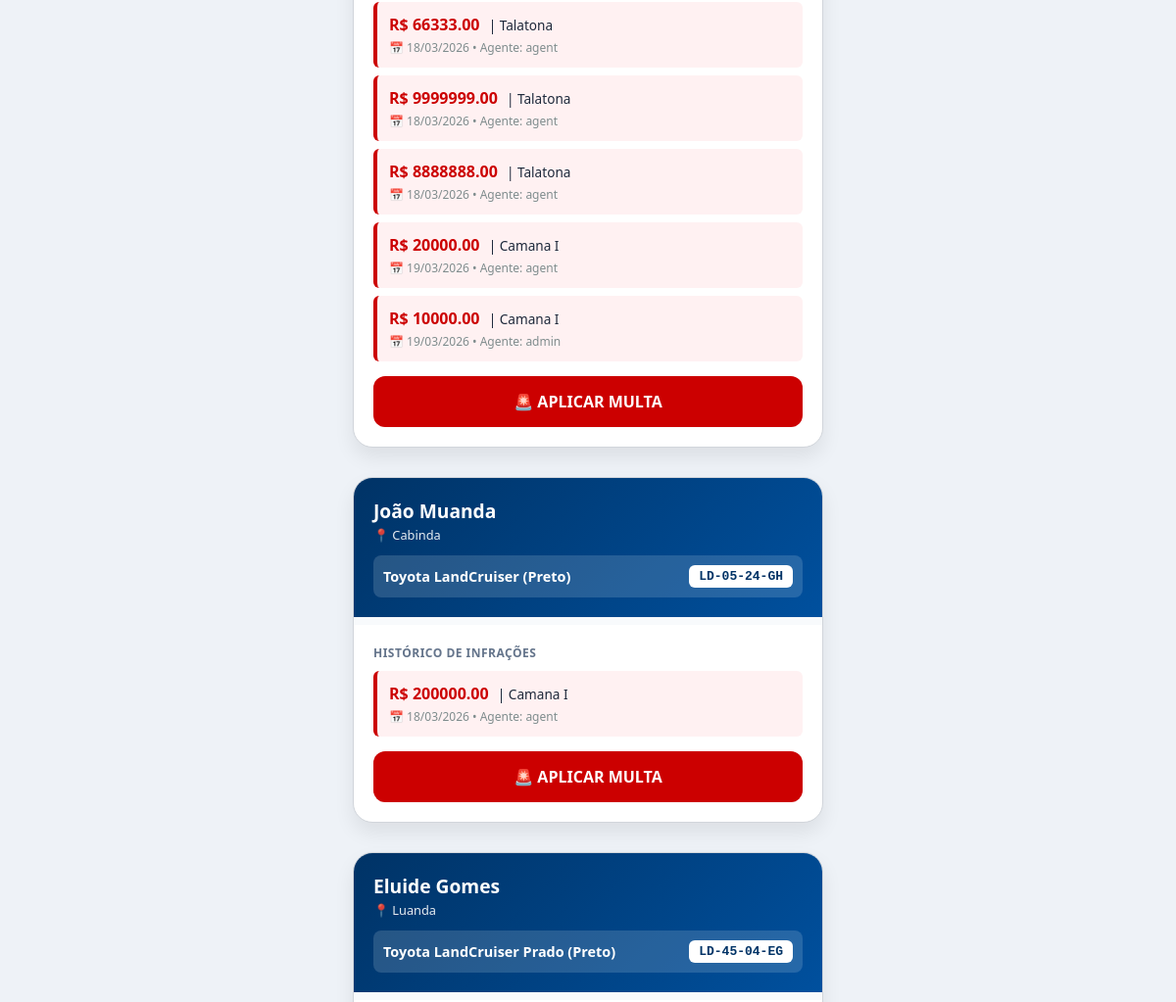
The app's page /list/ (signed in, middle part), older data.
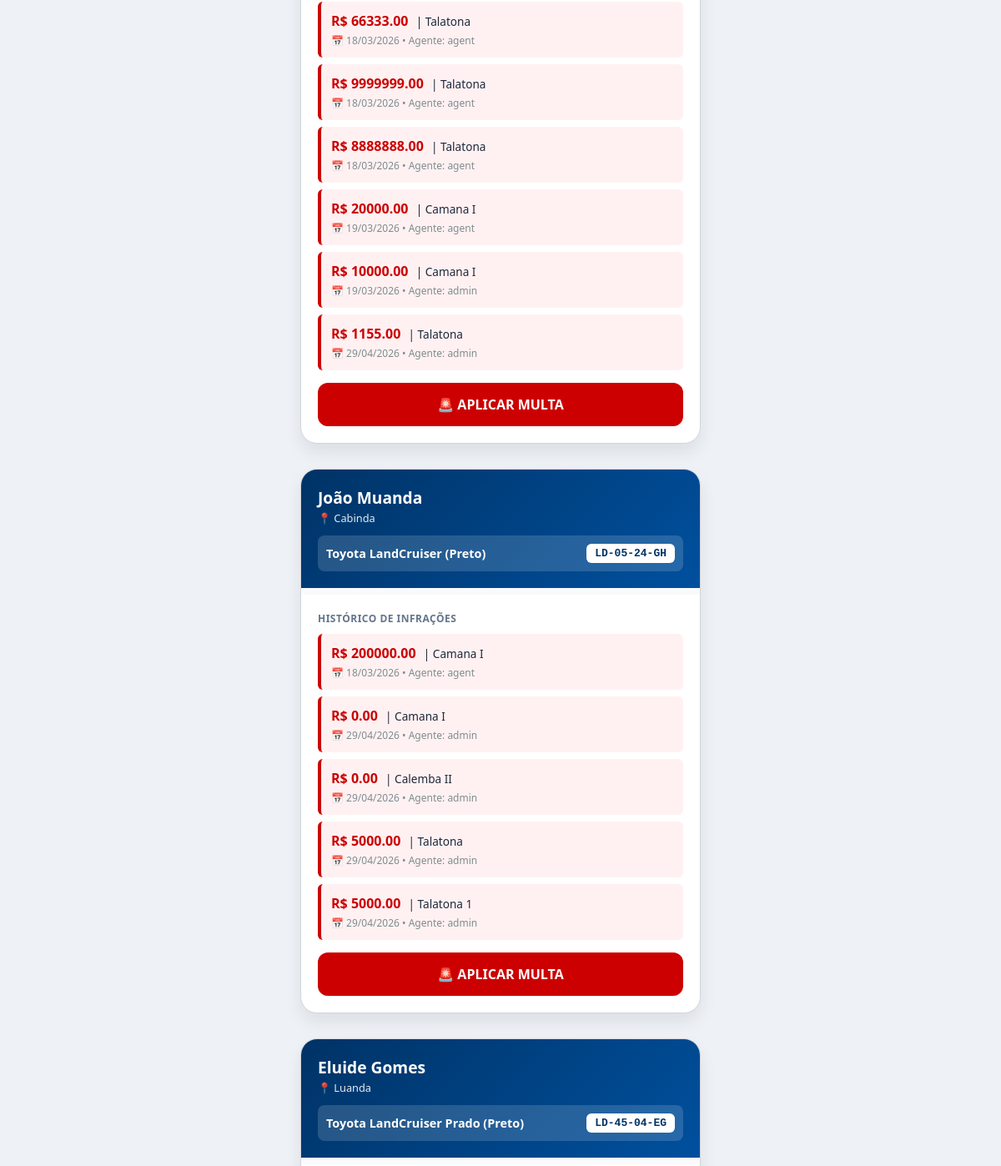
The same page, newer data.
### multas/models.py (models this page shows, shortened)
class Multa(models.Model):
    veiculo = models.ForeignKey(Veiculo, on_delete=models.CASCADE, related_name="multas")
    foto = models.ImageField(upload_to="foto/", null=True)
    valor = models.DecimalField(max_digits=10, decimal_places=2)
    localizacao = models.CharField(max_length=200)
    data = models.DateTimeField(auto_now_add=True)
    tipo = models.CharField(blank=True)
    velocidade = models.DecimalField(max_digits=10, decimal_places=2, blank=True, null=True)
    agente = models.CharField(max_length=15, blank=True)
    confirmada = models.BooleanField(default=False)  # 👈 NOVO CAMPO

class Veiculo(models.Model):
    proprietario = models.ForeignKey(Proprietario, on_delete=models.CASCADE, related_name="veiculos")
    marca = models.CharField(max_length=150)
    modelo = models.CharField(max_length=150)
    cor = models.CharField(max_length=50)
    matricula = models.CharField(max_length=150, unique=True)
    foto_frontal = models.ImageField(upload_to="fotos/", blank=True, null=True)
    foto_traseira = models.ImageField(upload_to="fotos/", blank=True, null=True)
    foto_lateralE = models.ImageField(upload_to="fotos/", blank=True, null=True)
    foto_lateralD = models.ImageField(upload_to="fotos/", blank=True, null=True)

class Proprietario(models.Model):
    nome_completo = models.CharField(max_length=150)
    cidade = models.CharField(max_length=250)

### multas/views.py (the view)
# urls.py: path('list/', List.as_view(), name='list'),
class List(LoginRequiredMixin, ListView):
    model=Veiculo
    template_name='list.html'
    context_object_name="veiculos"
    login_url='login'

### multas/templates/list.html (shortened to what this page needs)
<!DOCTYPE html>
<html lang="pt-br">
<head>
</head>
<body>
    <main class="container">
        {% for v in veiculos %}
        <article class="registro-card">
            <header class="card-header">
                <span class="prop-nome">{{ v.proprietario.nome_completo }}</span>
                <span class="prop-cidade">📍 {{ v.proprietario.cidade }}</span>
                <div class="veiculo-info-linha">
                    <span class="veiculo-texto">{{ v.marca }} {{ v.modelo }} ({{ v.cor }})</span>
                    <span class="placa-pill">{{ v.matricula }}</span>
                </div>
            </header>
            <div class="fotos-galeria">
            </div>
            <div class="card-body">
                <p class="secao-titulo">Histórico de Infrações</p>
                {% for m in v.multas.all %}
                <div class="multa-tag">
                    <span class="multa-valor">R$ {{ m.valor }}</span>
                    <span style="font-size: 0.85rem; color: #1e293b; margin-left: 5px;">| {{ m.localizacao }}</span>
                    <span class="multa-meta">📅 {{ m.data|date:"d/m/Y" }} • Agente: {{ m.agente }}</span>
                </div>
                {% empty %}
                <p style="color: #10b981; font-size: 0.85rem; font-weight: 600; margin-bottom: 10px;">✅ Nenhuma irregularidade.</p>
                {% endfor %}
                <a href="{% url 'multar' v.id %}" class="btn-multar">🚨 APLICAR MULTA</a>
            </div>
        </article>
        {% empty %}
        <p style="text-align: center; color: #64748b; margin-top: 50px;">Nenhum veículo na base de dados.</p>
        {% endfor %}
    </main>
</body>
</html>

Row changes from the older to the newer data that the page shows:
added Multa: valor "1155.00", localizacao "Talatona", data "29/04/2026", agente "admin", shown under Veiculo (number 1 of 3 on the later page)
added Multa: valor "0.00", localizacao "Camana I", data "29/04/2026", agente "admin", shown under Veiculo "LandCruiser"
added Multa: valor "0.00", localizacao "Calemba II", data "29/04/2026", agente "admin", shown under Veiculo "LandCruiser"
added Multa: valor "5000.00", localizacao "Talatona", data "29/04/2026", agente "admin", shown under Veiculo "LandCruiser"
added Multa: valor "5000.00", localizacao "Talatona 1", data "29/04/2026", agente "admin", shown under Veiculo "LandCruiser"
